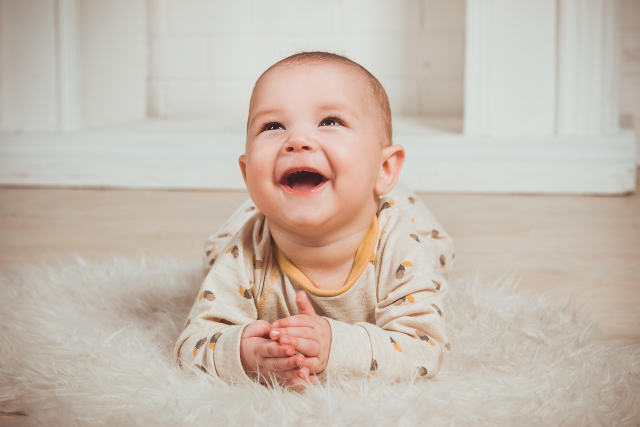
#> input picture backend/data/images/baby-2972222_1280.jpg, 1280 x 853 px (shown at 1/2 size)
$ python -i extract_features.py   (imports and definitions only)
#> lines starting #> are read from the running program, lines starting #| are printed output that depends on the picture
#> further down, picture is the input picture: shape (853, 1280, 3); mean B, G, R 175.8, 187.2, 199.6
import numpy as np
import cv2
import os
from skimage.feature import local_binary_pattern, hog
from sqlalchemy import create_engine, Column, Integer, String, Text
from sqlalchemy.orm import declarative_base, sessionmaker
import json

# --- Cấu hình ---
radius = 1
n_points = 8 * radius
METHOD = 'uniform'

# Thư mục ảnh
IMAGE_DIR = "./data/images"

# Kết nối CSDL MySQL
DATABASE_URL = "mysql+pymysql://root:12345678@localhost:3306/mds"
# [1 line that did not run here, left out]
# [1 line that did not run here, left out]
# [1 line that did not run here, left out]
# [1 line that did not run here, left out]

# --- ORM ---
# [5 lines that did not run here, left out]

# [1 line not run here, left out]

# --- Trích xuất đặc trưng kết hợp LBP + HOG ---

def extract_features(image):
    # Tách riêng hàm trích xuất đặc trưng
    gray = cv2.cvtColor(image, cv2.COLOR_BGR2GRAY)
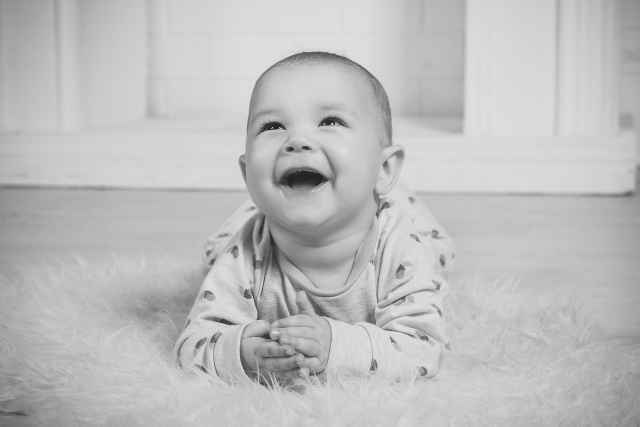
#> gray: shape (853, 1280) (shown at 1/2 size); min 3, max 255, mean 189.6
    gray = cv2.resize(gray, (128, 128))
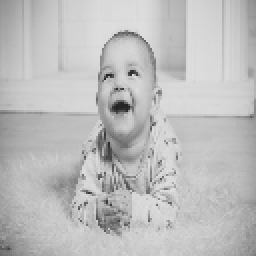
#> gray: shape (128, 128) (shown 2 times larger); min 35, max 223, mean 189.5

    lbp = local_binary_pattern(gray, n_points, radius, METHOD)
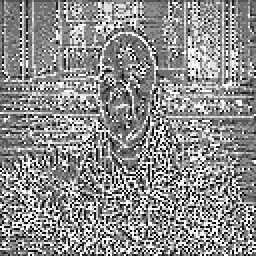
#> lbp: shape (128, 128) float64 (shown 2 times larger); min 0, max 9, mean 5.01; drawn with min black and max white
    lbp_hist, _ = np.histogram(lbp.ravel(), bins=np.arange(0, n_points + 3), range=(0, n_points + 2))
#> lbp_hist = [795, 1240, 768, 1858, 2571, 2671, 1186, 1502, 1673, 2120]
    lbp_hist = lbp_hist.astype("float") / (lbp_hist.sum() + 1e-6)
#> lbp_hist = [0.0485, 0.0757, 0.0469, 0.113, 0.157, 0.163, 0.0724, 0.0917, 0.102, 0.129]

    hog_feat, _ = hog(
        gray,
        orientations=9,
        pixels_per_cell=(8, 8),
        cells_per_block=(2, 2),
        visualize=True,
        channel_axis=None
    )
#> hog_feat = 8100 values, max 0.639 at index 3658, min 0 at index 5, mean 0.129

    feature_vector = np.hstack([lbp_hist, hog_feat])
#> feature_vector = 8110 values, max 0.639 at index 3668, min 0 at index 15, mean 0.129
    return feature_vector.reshape(1, -1)

# --- Chạy khối trích đặc trưng chỉ khi file được chạy trực tiếp ---
def main():
    for image_name in os.listdir(IMAGE_DIR):
        img_path = os.path.join(IMAGE_DIR, image_name)
        img = cv2.imread(img_path, cv2.IMREAD_COLOR)

        if img is None:
            print(f"⚠️ Không đọc được ảnh: {image_name}")
            continue

        feature_vector = extract_features(img)
        feature_json = json.dumps(feature_vector.tolist())

        record = FaceFeature(filename=image_name, features=feature_json)
        session.merge(record)
        print(f"✅ Lưu xong: {image_name}")

    session.commit()
    print("🎉 Trích xuất đặc trưng LBP + HOG và lưu MySQL hoàn tất!")

# [2 lines not run here, left out]

>>> import cv2
>>> picture = cv2.imread('data/images/baby-2972222_1280.jpg')
>>> result = extract_features(picture)

$ run again, on backend/data/images/baby-3153965_1280.jpg
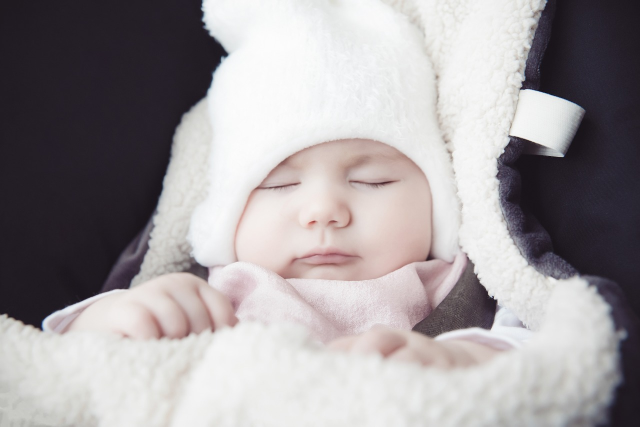
#> input picture backend/data/images/baby-3153965_1280.jpg, 1280 x 853 px (shown at 1/2 size)
#> picture is the input picture: shape (853, 1280, 3); mean B, G, R 158.3, 156.2, 161
#> in extract_features, `gray = cv2.resize(gray, (128, 128))`:
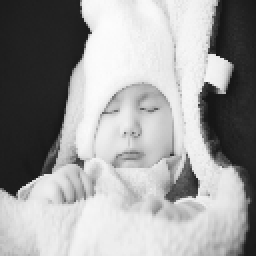
#> gray: shape (128, 128) (shown 2 times larger); min 19, max 252, mean 157.7
#> in extract_features, `lbp = local_binary_pattern(gray, n_points, radius, METHOD)`:
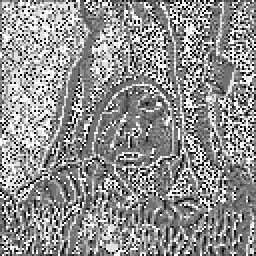
#> lbp: shape (128, 128) float64 (shown 2 times larger); min 0, max 9, mean 5.11; drawn with min black and max white
#> in extract_features, `lbp_hist, _ = np.histogram(lbp.ravel(), bins=np.arange(0, n_points + 3..`: lbp_hist = [711, 1097, 631, 1887, 3009, 2454, 1049, 1341, 2095, 2110]
#> in extract_features, `lbp_hist = lbp_hist.astype("float") / (lbp_hist.sum() + 1e-6)`: lbp_hist = [0.0434, 0.067, 0.0385, 0.115, 0.184, 0.15, 0.064, 0.0818, 0.128, 0.129]
#> hog_feat = 8100 values, max 0.649 at index 3339, min 0 at index 5, mean 0.121
#> feature_vector = 8110 values, max 0.649 at index 3349, min 0 at index 15, mean 0.121

$ run again, on backend/data/images/baby-401469_1280.jpg
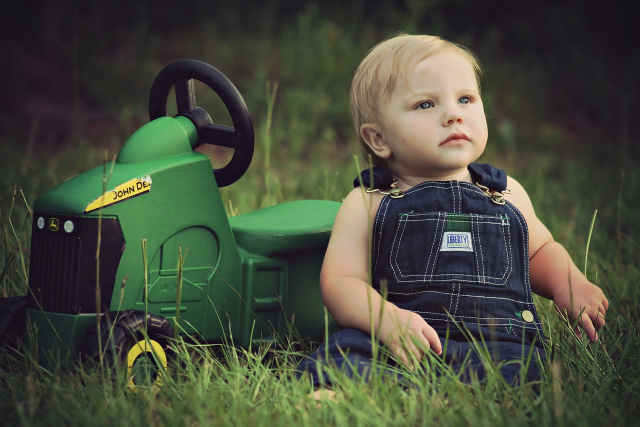
#> input picture backend/data/images/baby-401469_1280.jpg, 1280 x 853 px (shown at 1/2 size)
#> picture is the input picture: shape (853, 1280, 3); mean B, G, R 59.7, 74.8, 70.3
#> in extract_features, `gray = cv2.resize(gray, (128, 128))`:
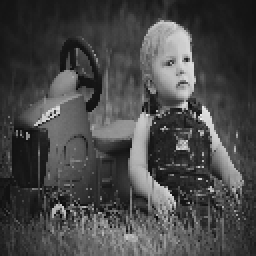
#> gray: shape (128, 128) (shown 2 times larger); min 11, max 234, mean 71.5
#> in extract_features, `lbp = local_binary_pattern(gray, n_points, radius, METHOD)`:
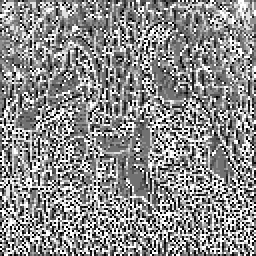
#> lbp: shape (128, 128) float64 (shown 2 times larger); min 0, max 9, mean 4.95; drawn with min black and max white
#> in extract_features, `lbp_hist, _ = np.histogram(lbp.ravel(), bins=np.arange(0, n_points + 3..`: lbp_hist = [1124, 1448, 850, 1704, 2432, 1993, 1178, 1566, 1676, 2413]
#> in extract_features, `lbp_hist = lbp_hist.astype("float") / (lbp_hist.sum() + 1e-6)`: lbp_hist = [0.0686, 0.0884, 0.0519, 0.104, 0.148, 0.122, 0.0719, 0.0956, 0.102, 0.147]
#> hog_feat = 8100 values, max 0.515 at index 317, min 0 at index 5, mean 0.138
#> feature_vector = 8110 values, max 0.515 at index 327, min 0 at index 15, mean 0.138
